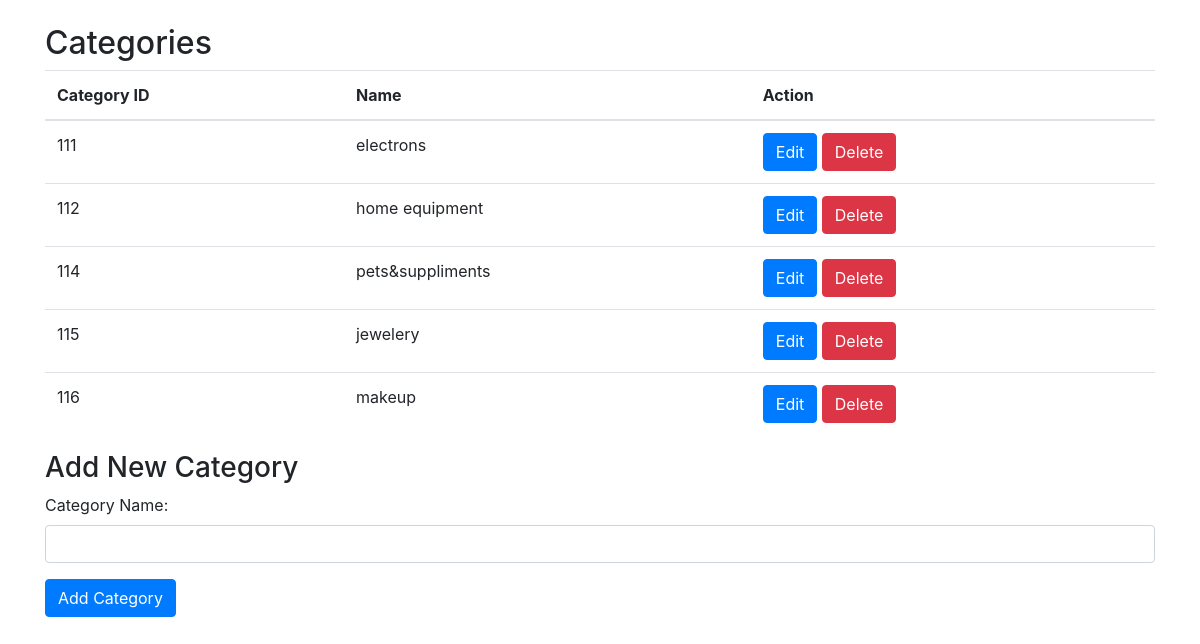
/categories.php, run on the app's committed database.
### tables this page shows
CREATE TABLE `category` (
  `id` int(11) NOT NULL,
  `name` varchar(20) NOT NULL
);

### categories.php (the view, shortened to what this page needs)
<?php
include 'database_connection.php';
function getCategories() {
  global $connection;
  $query = "SELECT * FROM category";
  $result = mysqli_query($connection, $query);
  if ($result) {
    $categories = [];
    while ($row = mysqli_fetch_assoc($result)) {
      $categories[] = $row;
    }
    return $categories;
  } else {
    echo "Error retrieving categories: " . mysqli_error($connection);
    return [];
  }
}
?>
<!DOCTYPE html>
<html>
<head>
  <link rel="stylesheet" href="https://maxcdn.bootstrapcdn.com/bootstrap/4.5.2/css/bootstrap.min.css">
</head>
<body>
  <div class="container mt-4">
    <h2>Categories</h2>
    <table class="table">
      <thead>
        <tr>
          <th>Category ID</th>
          <th>Name</th>
          <th>Action</th>
        </tr>
      </thead>
      <tbody>
        <?php
        $categories = getCategories();
        foreach ($categories as $category) {
          echo "<tr>";
          echo "<td>{$category['id']}</td>";
          echo "<td>{$category['name']}</td>";
          echo "<td>
                  <a href='edit_category.php?id={$category['id']}' class='btn btn-primary'>Edit</a>
                  <a href='delete_category.php?id={$category['id']}' class='btn btn-danger'>Delete</a>
                </td>";
          echo "</tr>";
        }
        ?>
      </tbody>
    </table>
    <h3>Add New Category</h3>
    <form method="POST" action="categories.php">
      <div class="form-group">
        <label for="categoryName">Category Name:</label>
        <input type="text" class="form-control" id="categoryName" name="categoryName" required>
      </div>
      <button type="submit" class="btn btn-primary">Add Category</button>
    </form>
  </div>
</body>
</html>

### data on the page
category: id "111", name "electrons"
category: id "112", name "home equipment"
category: id "114", name "pets&suppliments"
category: id "115", name "jewelery"
category: id "116", name "makeup"
